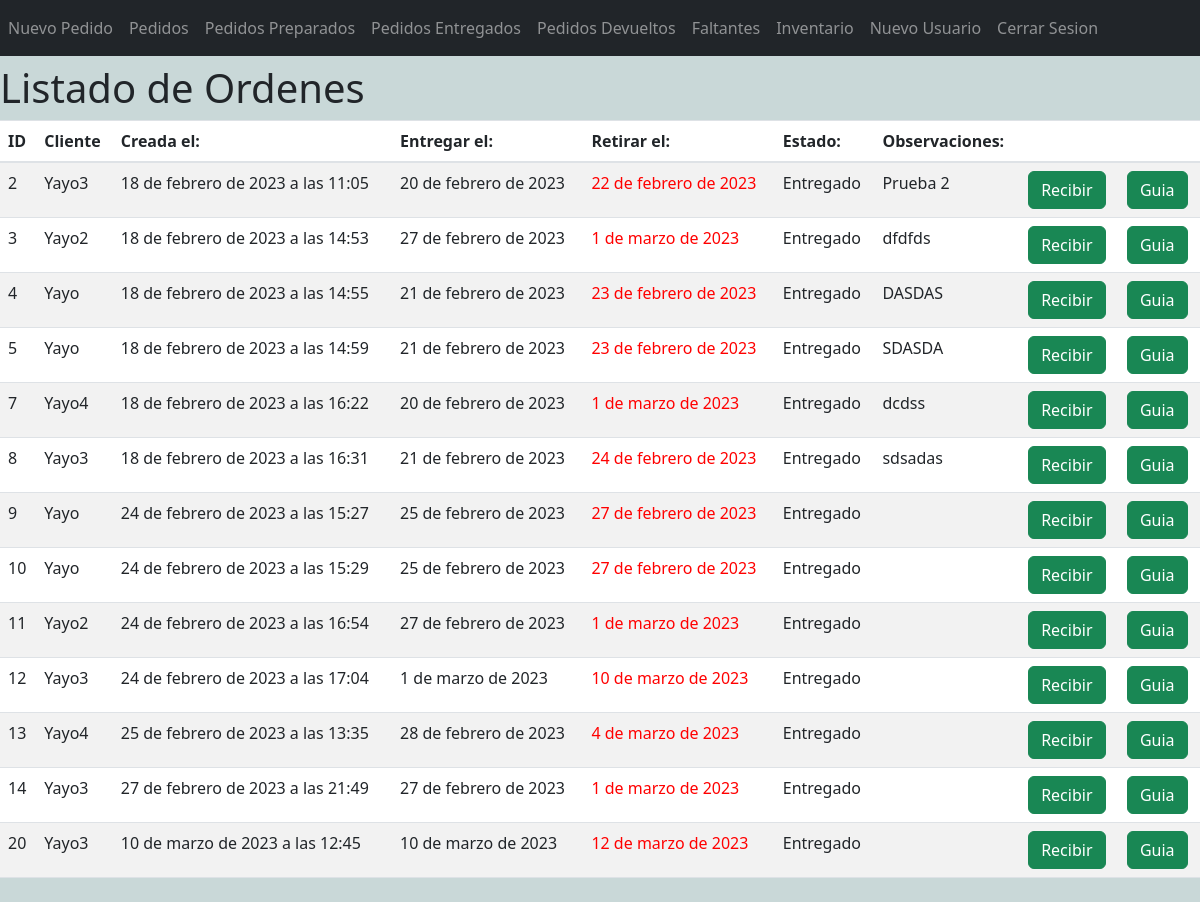
Page /ordenesCerradas/ on the committed database.
### ordenes/models.py (models this page shows, shortened)
class ordenRegistro(models.Model):
    cliente = models.ForeignKey(cliente, on_delete = models.DO_NOTHING)
    razon_Social = models.ForeignKey(razonSocial, on_delete=  models.DO_NOTHING, null=True, blank= True)
    fecha_creacion = models.DateTimeField(auto_now_add=True)
    fecha_entrega = models.DateField()
    fecha_evento_desde = models.DateField()
    fecha_evento_hasta = models.DateField(null=True, blank=True)
    fecha_retiro = models.DateField()
    cantidad_radios = models.PositiveIntegerField(null = False, default=0 )
    cantidad_cobras = models.PositiveIntegerField(null = False, default=0)
    cantidad_baterias = models.PositiveIntegerField(null = False, default=0)
    cantidad_cargadores = models.PositiveIntegerField(null = False, default=0)
    cantidad_manos_libres = models.PositiveIntegerField(null = False, default=0)
    cantidad_cascos = models.PositiveIntegerField(null = False, default=0)
    cantidad_repetidoras = models.PositiveIntegerField(null = False, default=0)
    cantidad_estaciones = models.PositiveIntegerField(null = False, default=0)
    observaciones = models.TextField (blank = True)
    direccion_entrega = models.TextField(blank = True)
    estado = models.ForeignKey(estado, on_delete=models.DO_NOTHING)

### cliente/models.py (models this page shows)
class cliente(models.Model):
    ruc = models.CharField(max_length=11, null= True, blank= True)
    nombre = models.CharField(max_length=100)
    direccion = models.TextField(blank=True)
    email = models.EmailField(blank=True)
    telefono = models.PositiveBigIntegerField(max_length=9,blank=True, null = True)
    persona_contacto = models.CharField(max_length = 20, null = True, blank = True)
    def __str__(self) -> str:
        return self.nombre

### estadoOrden/models.py (models this page shows)
class estado(models.Model):
    descripcion = models.CharField(max_length=20)
    def __str__(self):
        return str(self.descripcion)

### movimientos/views.py (the view)
# urls.py: path('ordenesCerradas/',views.ordenesCerradas),
def ordenesCerradas(request):
    ordenes = ordenRegistro.objects.filter(estado_id = 3)
    return render(request, 'ordenesCerradas.html', {"listaOrdenes": ordenes})

### movimientos/templates/ordenesCerradas.html (shortened to what this page needs)
<!DOCTYPE html>
{% extends 'base.html' %}
{% block content %}
<html lang="en">
<link href="https://cdn.jsdelivr.net/npm/bootstrap@5.3.0-alpha1/dist/css/bootstrap.min.css" rel="stylesheet"
>
<head>
</head>
<body>
    <div class="row">
        <div class="table-responsive py-2">
            <h1>Listado de Ordenes</h1>
            <table class="table table-striped">
                <thead>
                    <tr>
                        <th>
                            ID
                        </th>
                        <th>
                            Cliente
                        </th>
                        <th>
                            Creada el:
                        </th>
                        <th>
                            Entregar el:
                        </th>
                        <th>
                            Retirar el:
                        </th>
                        <th>
                            Estado:
                        </th>
                        <th>
                            Observaciones:
                        </th>
                        <th colspan="2"></th>
                    </tr>
                </thead>
                <tbody>
                    {% for c in listaOrdenes %}
                    <tr>
                        <td>{{c.id}}</td>
                        <td>{{c.cliente}}</td>
                        <td>{{c.fecha_creacion}}</td>
                        <td>{{c.fecha_entrega}}</td>
                        <td><font color = "red">{{c.fecha_retiro}}</td></font>
                        <td>{{c.estado}}</td>
                        <td>{{c.observaciones}}</td>
                        <td><a href='/entradas/{{c.id}}' class="btn btn-success">Recibir</a></td>
                        <td><a href='/generaPDFGuia/{{c.id}}' target="_blank" class="btn btn-success">Guia</a></td>
                    </tr>
                    {% endfor %}
                </tbody>
            </table>
        </div>
    </div>
</body>
{% endblock %}

### rows in the picture
ordenRegistro: id "2", cliente "Yayo3", fecha_creacion "18 de febrero de 2023 a las 11:05", fecha_entrega "20 de febrero de 2023", fecha_retiro "22 de febrero de 2023", estado "Entregado", observaciones "Prueba 2"
ordenRegistro: id "3", cliente "Yayo2", fecha_creacion "18 de febrero de 2023 a las 14:53", fecha_entrega "27 de febrero de 2023", fecha_retiro "1 de marzo de 2023", estado "Entregado", observaciones "dfdfds"
ordenRegistro: id "4", cliente "Yayo", fecha_creacion "18 de febrero de 2023 a las 14:55", fecha_entrega "21 de febrero de 2023", fecha_retiro "23 de febrero de 2023", estado "Entregado", observaciones "DASDAS"
ordenRegistro: id "5", cliente "Yayo", fecha_creacion "18 de febrero de 2023 a las 14:59", fecha_entrega "21 de febrero de 2023", fecha_retiro "23 de febrero de 2023", estado "Entregado", observaciones "SDASDA"
ordenRegistro: id "7", cliente "Yayo4", fecha_creacion "18 de febrero de 2023 a las 16:22", fecha_entrega "20 de febrero de 2023", fecha_retiro "1 de marzo de 2023", estado "Entregado", observaciones "dcdss"
ordenRegistro: id "8", cliente "Yayo3", fecha_creacion "18 de febrero de 2023 a las 16:31", fecha_entrega "21 de febrero de 2023", fecha_retiro "24 de febrero de 2023", estado "Entregado", observaciones "sdsadas"
ordenRegistro: id "9", cliente "Yayo", fecha_creacion "24 de febrero de 2023 a las 15:27", fecha_entrega "25 de febrero de 2023", fecha_retiro "27 de febrero de 2023", estado "Entregado"
ordenRegistro: id "10", cliente "Yayo", fecha_creacion "24 de febrero de 2023 a las 15:29", fecha_entrega "25 de febrero de 2023", fecha_retiro "27 de febrero de 2023", estado "Entregado"
ordenRegistro: id "11", cliente "Yayo2", fecha_creacion "24 de febrero de 2023 a las 16:54", fecha_entrega "27 de febrero de 2023", fecha_retiro "1 de marzo de 2023", estado "Entregado"
ordenRegistro: id "12", cliente "Yayo3", fecha_creacion "24 de febrero de 2023 a las 17:04", fecha_entrega "1 de marzo de 2023", fecha_retiro "10 de marzo de 2023", estado "Entregado"
ordenRegistro: id "13", cliente "Yayo4", fecha_creacion "25 de febrero de 2023 a las 13:35", fecha_entrega "28 de febrero de 2023", fecha_retiro "4 de marzo de 2023", estado "Entregado"
ordenRegistro: id "14", cliente "Yayo3", fecha_creacion "27 de febrero de 2023 a las 21:49", fecha_entrega "27 de febrero de 2023", fecha_retiro "1 de marzo de 2023", estado "Entregado"
ordenRegistro: id "20", cliente "Yayo3", fecha_creacion "10 de marzo de 2023 a las 12:45", fecha_entrega "10 de marzo de 2023", fecha_retiro "12 de marzo de 2023", estado "Entregado"
